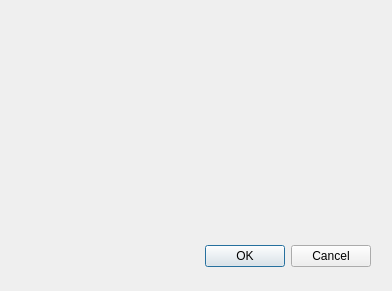
<?xml version="1.0" encoding="UTF-8"?>
<ui version="4.0">
 <class>Dialog</class>
 <widget class="QDialog" name="Dialog">
  <property name="geometry">
   <rect>
    <x>0</x>
    <y>0</y>
    <width>392</width>
    <height>291</height>
   </rect>
  </property>
  <property name="windowTitle">
   <string>Dialog</string>
  </property>
  <widget class="QDialogButtonBox" name="buttonBox">
   <property name="geometry">
    <rect>
     <x>30</x>
     <y>240</y>
     <width>341</width>
     <height>32</height>
    </rect>
   </property>
   <property name="orientation">
    <enum>Qt::Horizontal</enum>
   </property>
   <property name="standardButtons">
    <set>QDialogButtonBox::Cancel|QDialogButtonBox::Ok</set>
   </property>
  </widget>
 </widget>
 <resources/>
 <connections>
  <connection>
   <sender>buttonBox</sender>
   <signal>accepted()</signal>
   <receiver>Dialog</receiver>
   <slot>accept()</slot>
   <hints>
    <hint type="sourcelabel">
     <x>248</x>
     <y>254</y>
    </hint>
    <hint type="destinationlabel">
     <x>157</x>
     <y>274</y>
    </hint>
   </hints>
  </connection>
  <connection>
   <sender>buttonBox</sender>
   <signal>rejected()</signal>
   <receiver>Dialog</receiver>
   <slot>reject()</slot>
   <hints>
    <hint type="sourcelabel">
     <x>316</x>
     <y>260</y>
    </hint>
    <hint type="destinationlabel">
     <x>286</x>
     <y>274</y>
    </hint>
   </hints>
  </connection>
 </connections>
</ui>
